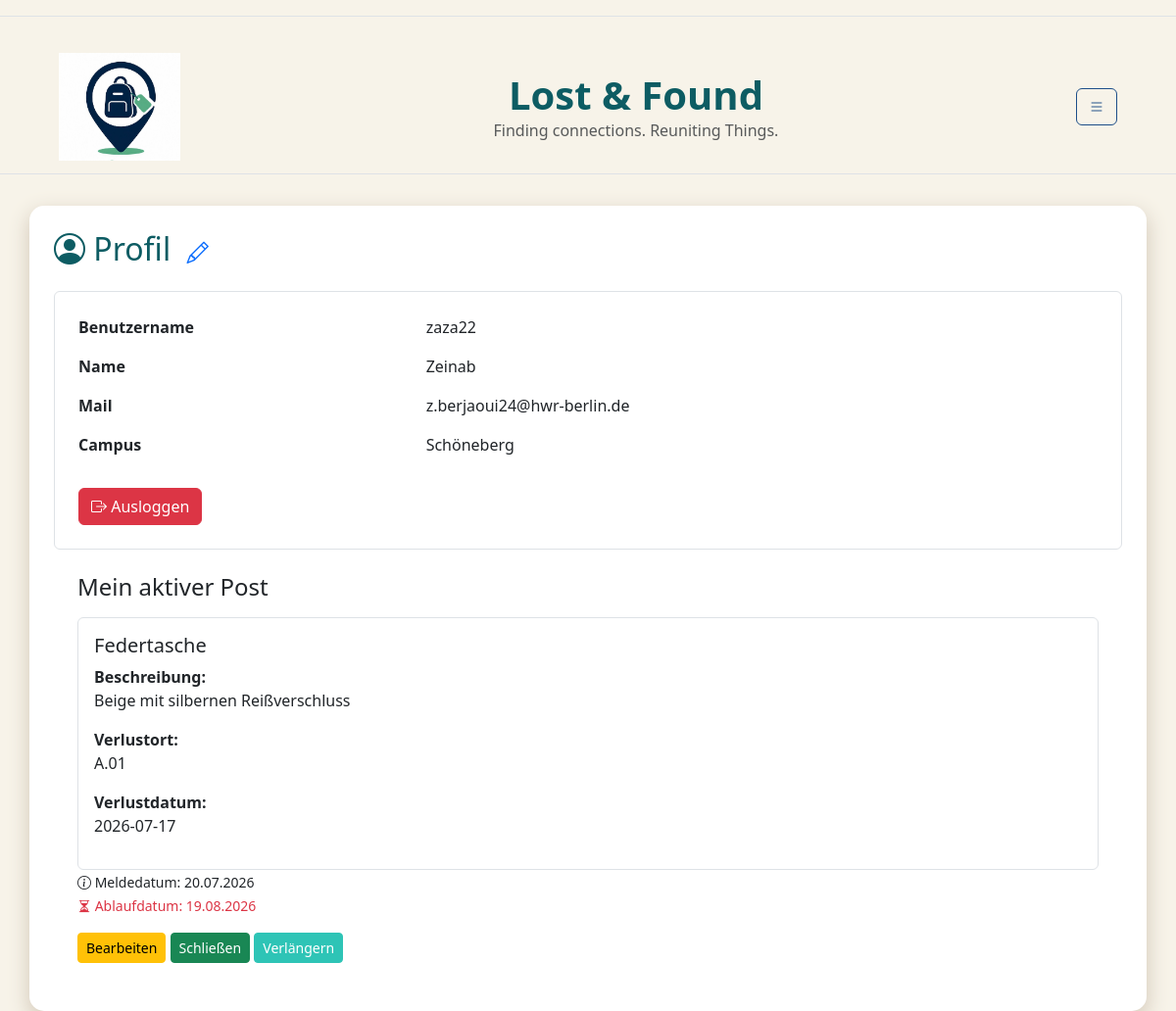
The page /profile/ (signed in) on the database its author committed.
### db.py (models this page shows)
class StandardUser(db.Model):
    __tablename__ = "standardUser"
    user_id = db.Column( db.Integer, primary_key=True )
    fundbuero_id = db.Column( db.Integer, db.ForeignKey("fundbuero.fundbuero_id"), nullable=True)
    campus_id = db.Column( db.String, db.ForeignKey("campus.campus_id") )
    name = db.Column( db.String)
    benutzername = db.Column( db.String, unique=True)
    passwort = db.Column(db.String,nullable=False)
    hwr_mail = db.Column(db.String, unique=True,nullable=False )
    is_admin = db.Column(db.Boolean, default=False)
    campus = db.relationship("Campus",back_populates="users")
    posts = db.relationship( "Post",back_populates="user")

class Post(db.Model):
    __tablename__ = "post"
    post_id = db.Column(db.Integer,primary_key=True)
    user_id = db.Column(db.Integer,db.ForeignKey("standardUser.user_id"))
    fundbuero_id = db.Column(db.Integer,db.ForeignKey("fundbuero.fundbuero_id"))
    titel = db.Column(db.String,nullable=False)
    meldedatum = db.Column(db.Date)
    verlustdatum = db.Column(db.Date)
    ablaufdatum = db.Column(db.Date)
    schliessdatum = db.Column(db.Date)
    verlustort = db.Column(db.String)
    beschreibung = db.Column(db.Text)
    status = db.Column(db.String,default="laufend")
    views = db.Column(db.Integer,default=0 )
    user = db.relationship("StandardUser",back_populates="posts")
    fundbuero = db.relationship("Fundbuero",back_populates="posts")

### app.py (the view)
@app.route('/profile/')
def profile():
    if "user_id" not in session:
        flash("Bitte zuerst einloggen!", "warning")
        return redirect(url_for("login"))
    user = db.session.get(StandardUser, session["user_id"] )
    if user is None:
        session.clear()
        flash("Dein Account existiert nicht mehr.", "warning")
        return redirect(url_for("login"))
    posts = db.session.execute( db.select(Post).where(Post.user_id == user.user_id, Post.status == "laufend")).scalars().all() # das holt alle posts des eingeloggten users aus der datenbank, die noch nicht abgelaufen sind und deren status "laufend" ist. die posts werden dann in der profile.html datei angezeigt.
    return render_template("profile.html", user=user, posts= posts)

### templates/profile.html (shortened to what this page needs)
{% extends "base.html" %}
{% block CONTENT %}
<h2 class="mb-4">
    <i class="bi bi-person-circle"></i>
    Profil
     <a href="{{ url_for('edit_profile') }}">
            <i class="bi bi-pencil ms-2"  style="font-size: 1.4rem;"></i>
            </a>
</h2>
<div class="border rounded p-4">
    <div class="row mb-3">
        <div class="col-4">
            <strong>Benutzername</strong>
        </div>
        <div class="col">
            {{ user.benutzername }}
        </div>
    </div>
    <div class="row mb-3">
        <div class="col-4">
            <strong>Name</strong>
        </div>
        <div class="col">
            {{ user.name }}
        </div>
    </div>
    <div class="row mb-3">
        <div class="col-4">
            <strong>Mail</strong>
        </div>
        <div class="col">
            {{ user.hwr_mail }}
        </div>
    </div>
    <div class="row mb-3" >
        <div class="col-4">
            <strong>Campus</strong>
        </div>
        <div class="col">
        {% if user.campus_id %}
            {{ user.campus_id }}
        {% else %}
            <span class="text-muted">Kein Campus ausgewählt</span>
        {% endif %}
    </div>
        </div>
        <a href="{{ url_for('logout') }}"
            class="btn btn-danger mt-3">
            <i class="bi bi-box-arrow-right"></i>
         Ausloggen
        </a>
    </div>
    <div class = "rounded p-4">
        <h4 class="mb-3">
        Mein aktiver Post
        </h4>
{% if posts%}
            {%for post in posts%}
             <div class ="border rounded p-3">
             <h5> {{post.titel}} </h5>
                <p>
                    <strong>Beschreibung:</strong><br>
                    {{ post.beschreibung }}
                </p>
                <p>
                    <strong>Verlustort:</strong><br>
                    {{ post.verlustort }}
                </p>
                <p>
                    <strong>Verlustdatum:</strong><br>
                    {{ post.verlustdatum}}
                </p>
             </div>
               <small>
            <i class="bi bi-info-circle"></i>
              Meldedatum: {{ post.meldedatum.strftime('%d.%m.%Y') }}
            </small>
            <br>
            <small class="text-danger">
            <i class="bi bi-hourglass-split"></i>
             Ablaufdatum: {{ post.ablaufdatum.strftime('%d.%m.%Y') }}
            </small>
                    <div class="mt-3">
                        <a href=" {{url_for('edit_post', post_id=post.post_id)}}"
                        class = "btn btn-warning btn-sm">
                        Bearbeiten
                        </a>
                        <a href="{{ url_for('close_post', post_id=post.post_id) }}"
                        class="btn btn-success btn-sm">
                        Schließen
                        </a>
                       <form action="{{ url_for('extend_post', post_id=post.post_id) }}"
                             method="post"
                             class="d-inline">
                        <button type="submit" class="btn btn-primary btn-sm">
                       Verlängern
                        </button>
                     </form>
                    </div>
                </div>
            {%endfor%}
        {% else %}
                    <p> Hast du was verloren?
        <a href="{{ url_for('create_post') }}">Erstelle hier einen Post</a></p>
     {% endif %}
            </div>
{% endblock %}

### static/css/style.css (style rules this page uses)
body { background-color: var(--color-main) !important; }
h1, h2, h3 { color: var(--color-highlight) !important; }
.btn-primary { background-color: var(--color-accent1) !important; border-color: var(--color-accent1) !important; }

### static/css/color.css (style rules this page uses)
:root { --color-main: rgb(247, 243, 233); --color-shadow: rgb(215, 205, 190); --color-highlight: rgb(13, 92, 99); --color-accent1: rgb(46, 196, 182); --color-accent2: rgb(29, 78, 137); }

### rows shown on the page
StandardUser: benutzername "zaza22", name "Zeinab", hwr_mail "z.berjaoui24@hwr-berlin.de", campus_id "Schöneberg"
Post: titel "Federtasche", beschreibung "Beige mit silbernen Reißverschluss", verlustort "A.01", verlustdatum "2026-07-17", meldedatum "20.07.2026", ablaufdatum "19.08.2026"
